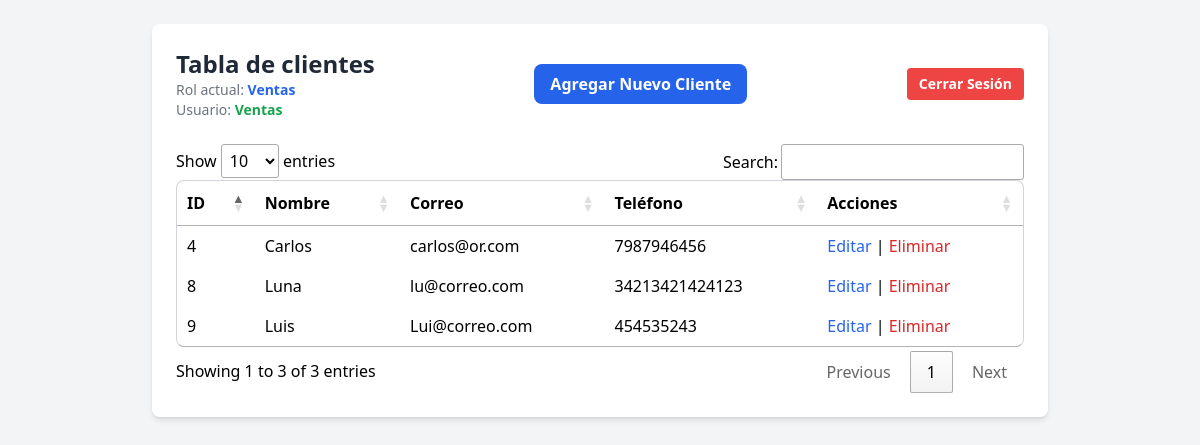
The app's page /inicio.php (signed in) with its own data.
### tables this page shows
CREATE TABLE `clientes` (
  `id` int(11) NOT NULL,
  `nombre` varchar(100) NOT NULL,
  `correo` varchar(100) NOT NULL,
  `telefono` varchar(20) DEFAULT NULL,
  `fecha_registro` timestamp NULL DEFAULT current_timestamp()
);

### inicio.php (the view, shortened to what this page needs)
<?php
require 'db.php';
$nombreUsuario = $_SESSION['nombre'];
$rolUsuario = $_SESSION['rol'];
$stmt = $pdo->query("SELECT * FROM clientes ORDER BY fecha_registro DESC");
$clientes = $stmt->fetchAll(PDO::FETCH_ASSOC);
include 'recursos/header.php';
?>
<div class="max-w-4xl mx-auto bg-white shadow-md rounded-lg p-6">
    <div class="flex justify-between items-center mb-6">
        <div>
            <h2 class="text-2xl font-bold text-gray-800">Tabla de clientes</h2>
            <p class="text-sm text-gray-500">Rol actual: <span class="font-bold text-blue-600"><?php echo htmlspecialchars($rolUsuario); ?></span></p>
            <p class="text-sm text-gray-500">Usuario: <span class="font-bold text-green-600"><?php echo htmlspecialchars($nombreUsuario); ?></span></p>
        </div>
        <?php if ($rolUsuario === 'Admin' || $rolUsuario === 'Ventas'):?>
        <a href="create-cliente.php" class="bg-blue-600 hover:bg-blue-700 text-white font-semibold px-4 py-2 rounded-lg transition">
            Agregar Nuevo Cliente</a>
        <?php endif; ?>
        <div class="flex items-center space-x-4">
            <a href="salir.php" class="bg-red-500 hover:bg-red-600 text-white text-sm font-semibold px-3 py-1.5 rounded transition">
                Cerrar Sesión
            </a>
        </div>
     </div>
     <div class="overflow-x-auto">
        <table id="TbClientes" class="auto min-w-full bg-white border border-gray-300 rounded-lg overflow-hidden">
            <thead>
                <tr>
                    <th>ID</th>
                    <th>Nombre</th>
                    <th>Correo</th>
                    <th>Teléfono</th>
                    <th>Acciones</th>
                </tr>
            </thead>
            <tbody>
                <?php foreach ($clientes as $cliente): ?>
                    <tr>
                        <td><?php echo htmlspecialchars($cliente['id']); ?></td>
                        <td><?php echo htmlspecialchars($cliente['nombre']); ?></td>
                        <td><?php echo htmlspecialchars($cliente['correo']); ?></td>
                        <td><?php echo htmlspecialchars($cliente['telefono']); ?></td>
                        <td>
                            <?php if ($rolUsuario === 'Admin' || $rolUsuario === 'Ventas'):?>
                            <a class="text-blue-600 hover:text-blue-800" href="edit-cliente.php?id=<?php echo $cliente['id']; ?>">Editar</a> |
                            <a class="text-red-600 hover:text-red-800" href="delete-cliente.php?id=<?php echo $cliente['id']; ?>" onclick="return confirm('Eliminar cliente?');">Eliminar</a>
                            <?php else:?>
                                Finanzas no puede modificar
                            <?php endif; ?>
                        </td>
                    </tr>
                <?php endforeach; ?>
            </tbody>
        </table>
     </div>
        </div>
    <?php include 'recursos/footer.php'; ?>

### records on screen
clientes: id "9", nombre "Luis", correo "Lui@correo.com", telefono "454535243"
clientes: id "8", nombre "Luna", correo "lu@correo.com", telefono "34213421424123"
clientes: id "4", nombre "Carlos", correo "carlos@or.com", telefono "7987946456"

### other values on screen
$rolUsuario "Ventas"
$nombreUsuario "Ventas"
